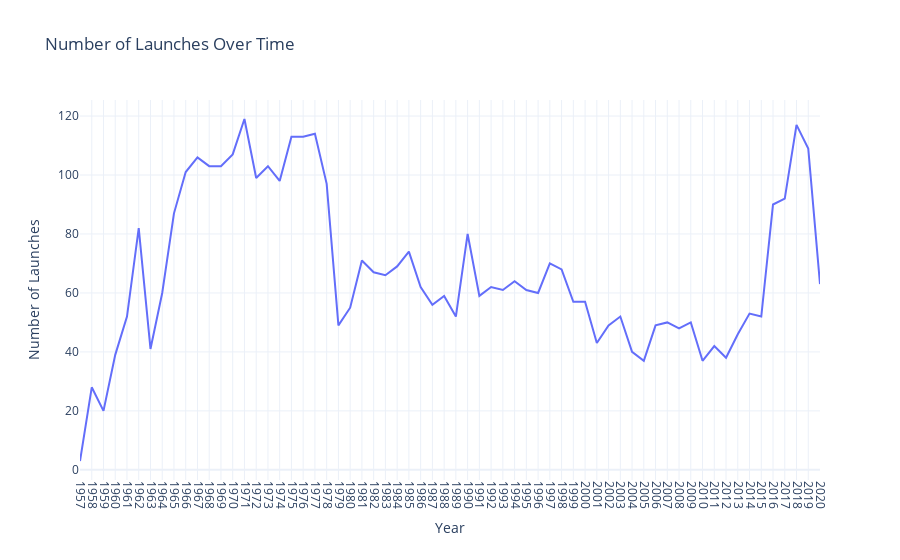

The notebook cell saved with this chart:
### Markdown cell above
#### Line chart for space mission launches over years based on Date column

### Code cell
# Assuming 'Date' is in datetime format, if not, convert it using pd.to_datetime
df['Date'] = pd.to_datetime(df['Date'])

# Extract year and month from the 'Date' column
df['YearMonth'] = df['Date'].dt.to_period('M')

# Count the number of launches per month
launches_over_time = df['YearMonth'].value_counts().sort_index().reset_index()
launches_over_time.columns = ['YearMonth', 'Count']

# Downsampling to yearly frequency
launches_over_time_resampled = launches_over_time.set_index('YearMonth').resample('Y').sum().reset_index()

# Convert Period to string for serialization
launches_over_time_resampled['YearMonth'] = launches_over_time_resampled['YearMonth'].dt.year.astype(str)

fig = px.line(launches_over_time_resampled, x='YearMonth', y='Count', 
              title='Number of Launches Over Time',
              labels={'YearMonth': 'Year', 'Count': 'Number of Launches'},
              line_shape='linear', line_dash_sequence=['solid'], 
              template='plotly_white')

fig.update_xaxes(tickangle=90, tickmode='array', tickvals=launches_over_time_resampled.index, 
                 ticktext=launches_over_time_resampled['YearMonth'])

# Display the Plotly chart in the notebook
iplot(fig)

### Figure 1 — Plotly figure (JSON) as saved in the notebook; plotly's stock layout.template omitted (floating-point values rounded to 4 significant figures)
{"data": [{"hovertemplate": "Year=%{x}<br>Number of Launches=%{y}<extra></extra>", "legendgroup": "", "line": {"color": "#636efa", "dash": "solid", "shape": "linear"}, "marker": {"symbol": "circle"}, "mode": "lines", "name": "", "orientation": "v", "showlegend": false, "type": "scatter", "x": ["1957", "1958", "1959", "1960", "1961", "1962", "1963", "1964", "1965", "1966", "1967", "1968", "1969", "1970", "1971", "1972", "1973", "1974", "1975", "1976", "1977", "1978", "1979", "1980", "1981", "1982", "1983", "1984", "1985", "1986", "1987", "1988", "1989", "1990", "1991", "1992", "1993", "1994", "1995", "1996", "1997", "1998", "1999", "2000", "2001", "2002", "2003", "2004", "2005", "2006", "2007", "2008", "2009", "2010", "2011", "2012", "2013", "2014", "2015", "2016", "2017", "2018", "2019", "2020"], "xaxis": "x", "y": [3, 28, 20, 39, 52, 82, 41, 60, 87, 101, 106, 103, 103, 107, 119, 99, 103, 98, 113, 113, 114, 97, 49, 55, 71, 67, 66, 69, 74, 62, 56, 59, 52, 80, 59, 62, 61, 64, 61, 60, 70, 68, 57, 57, 43, 49, 52, 40, 37, 49, 50, 48, 50, 37, 42, 38, 46, 53, 52, 90, 92, 117, 109, 63], "yaxis": "y"}], "layout": {"legend": {"tracegroupgap": 0}, "title": {"text": "Number of Launches Over Time"}, "xaxis": {"anchor": "y", "domain": [0, 1], "tickangle": 90, "tickmode": "array", "ticktext": ["1957", "1958", "1959", "1960", "1961", "1962", "1963", "1964", "1965", "1966", "1967", "1968", "1969", "1970", "1971", "1972", "1973", "1974", "1975", "1976", "1977", "1978", "1979", "1980", "1981", "1982", "1983", "1984", "1985", "1986", "1987", "1988", "1989", "1990", "1991", "1992", "1993", "1994", "1995", "1996", "1997", "1998", "1999", "2000", "2001", "2002", "2003", "2004", "2005", "2006", "2007", "2008", "2009", "2010", "2011", "2012", "2013", "2014", "2015", "2016", "2017", "2018", "2019", "2020"], "tickvals": [0, 1, 2, 3, 4, 5, 6, 7, 8, 9, 10, 11, 12, 13, 14, 15, 16, 17, 18, 19, 20, 21, 22, 23, 24, 25, 26, 27, 28, 29, 30, 31, 32, 33, 34, 35, 36, 37, 38, 39, 40, 41, 42, 43, 44, 45, 46, 47, 48, 49, 50, 51, 52, 53, 54, 55, 56, 57, 58, 59, 60, 61, 62, 63], "title": {"text": "Year"}}, "yaxis": {"anchor": "x", "domain": [0, 1], "title": {"text": "Number of Launches"}}}}
